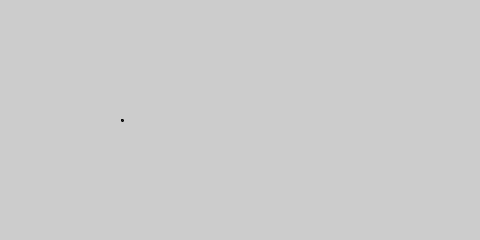
Frame 1 (no input)
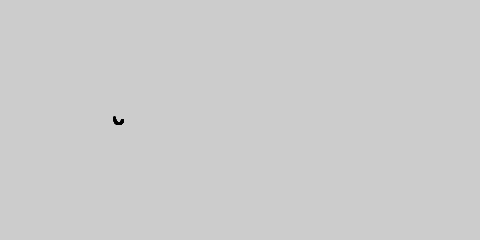
Frame 60 (the mouse pressed at the canvas centre just before this capture)
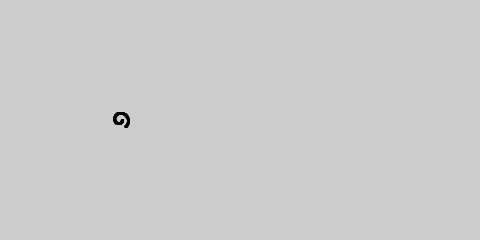
Frame 120 (the mouse held since frame 60 and released just before this capture)

The Processing sketch that drew these frames (run headless with seeded random() and noise(); from frame 60 on, the mouse is pressed at the canvas centre):

// Processing sketch: Example_8_15___Spirals
// ── Example_8_15___Spirals.pde

float angle = 0.0;
float offset = 120;
float scalar = 2;
float speed = 0.06;

void setup() {
  size(480, 240);
  fill(0);
}

void draw() {

  float x = offset + cos(angle) * scalar;
  float y = offset + sin(angle) * scalar;
  ellipse(x, y, 2, 2);
  angle += speed;
  scalar += speed;
  
}
